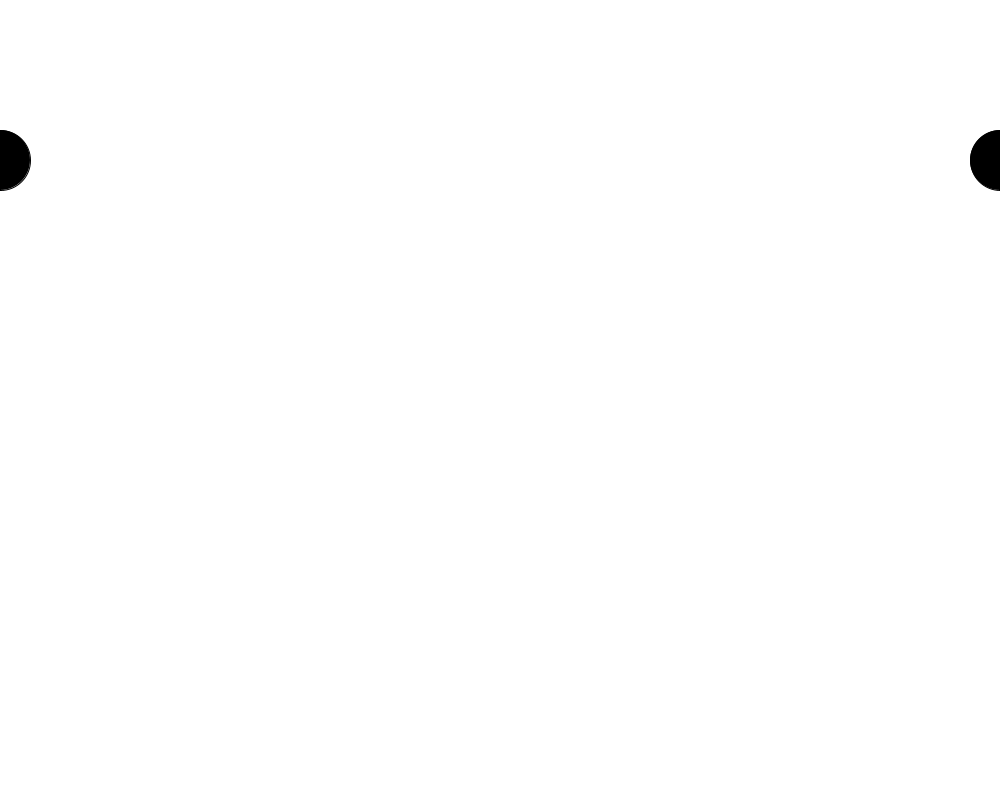
Frame 1 (no input)
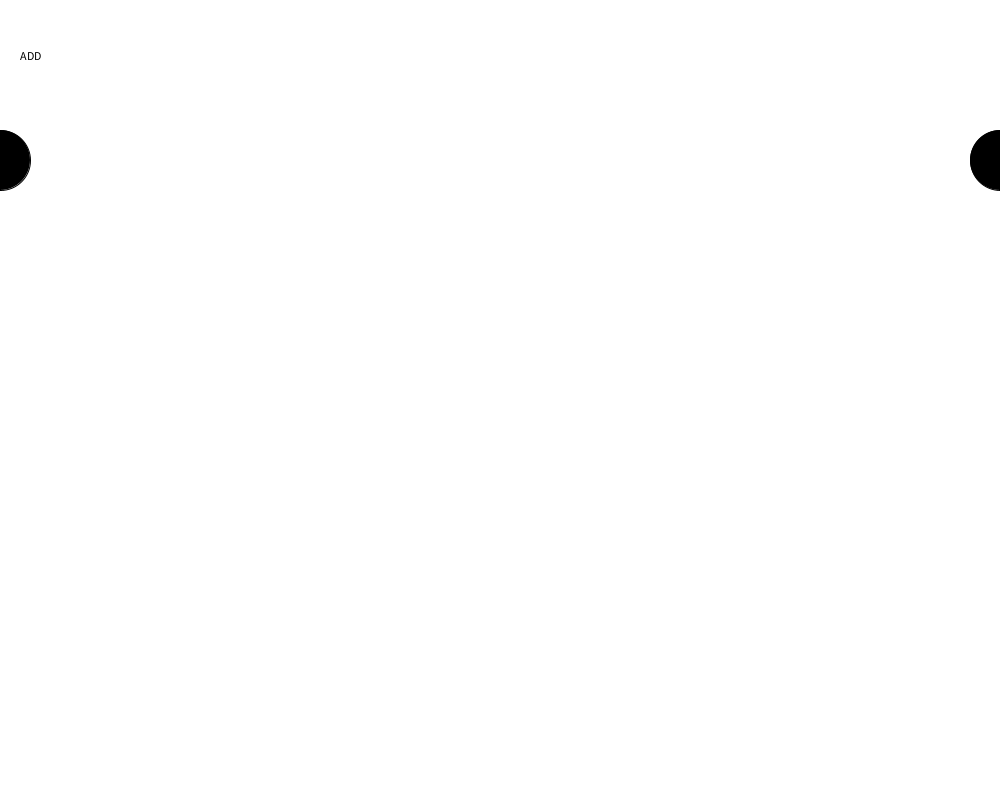
Frame 60 (the mouse pressed at the canvas centre just before this capture)
Frame 120 (the mouse held since frame 60 and released just before this capture): identical to frame 60, image omitted

The Processing sketch that drew these frames (run headless with seeded random() and noise(); from frame 60 on, the mouse is pressed at the canvas centre):

// Processing sketch: OrbChain
// ── OrbChain.pde

    static int SPRING = 2;
    static float SPRING_LENGTH = 50;
    static float SPRING_DAMPEN = 0.990;
    static float SPRING_CONSTANT = 0.015;
    static int MODE = SPRING;
    static float GRAVITY = 0.35;
    int CLICK_MODE;
    final int ADD = 0;
    final int INSERT = 1;
    final int DELETE = 2;
    OrbList orbs;
    void setup() {
      size(1000, 800);
      orbs = new OrbList();
      CLICK_MODE = ADD;
    }
    void mouseClicked() {
      if (CLICK_MODE == ADD){
        orbs.add(new OrbNode(mouseX,mouseY,0,0,30));
      }
      if (CLICK_MODE == INSERT){
        orbs.add(mouseX, new OrbNode(mouseX,mouseY,0,0,30));
      }
      if (MODE == DELETE){ 
        //delete(getNodeAt(mouseX, mouseY);
      }
      
    }
    void draw() {
      background(255);
      if (CLICK_MODE == ADD){
        text("ADD", 20, 60);
      }
      if (CLICK_MODE == INSERT){
        text("INSERT", 20, 60);
      }
      orbs.processAll();
      orbs.display();
    }

    void keyPressed(){
      if (key == ' '){
        if (CLICK_MODE != 2){
          CLICK_MODE++;
        }else{
          CLICK_MODE = 0;
        }
      }
      if (key == '1'){
        SPRING_CONSTANT *= 1.05;
      }
      if (key == '2'){
        if (SPRING_CONSTANT * 0.95 > 0.0){
          SPRING_CONSTANT *= 0.95;
        }
      }
      if (key == '3'){
        if (SPRING_DAMPEN * 1.05 < 1.0){
          SPRING_DAMPEN *= 1.05;
        }
      }
      if (key == '4'){
        if (SPRING_DAMPEN * 0.95 > 0.0){
          SPRING_DAMPEN *= 0.95;
        }
      }
      if (key == '5'){
        SPRING_LENGTH *= 1.05;
      }
      if (key == '6'){
        if (SPRING_LENGTH * 0.95 > 0.0){
          SPRING_LENGTH *= 0.95;
        }
       }
      if (key == '7'){
        GRAVITY *= 1.05;
      }
      if (key == '8'){
        if (GRAVITY * 0.95 > 0.0){
          GRAVITY *= 0.95;
        }
      }
    }

// ── OrbList.pde
      public class OrbList {
        OrbNode first, last;

        //create a fixed orb
        OrbList() {
          first = new FixedOrbNode(0, height/5);
          last = new FixedOrbNode(width, height/5);
          //link them to eachother
          first.next = last;
          last.prev = first;
        }

        /**
        *complete this method
        */
        void add(OrbNode orb){
          //insert orb at the end of the list before the last node.
          orb.prev = last.prev;
          orb.next = last;
          last.prev.next = orb;
          last.prev = orb;
        }
        
        void add(int xcor,OrbNode toBeAdded){
          OrbNode current = first;
          boolean smaller = true;
          while (current != null && smaller){
            if (current.x > xcor){
              toBeAdded.prev = current.prev;
              current.prev.next = toBeAdded;
              current.prev = toBeAdded;
              toBeAdded.next = current;
              smaller = false;
            }
            current = current.next;
            
          }
        }

        /**
        *complete this method
        *process all nodes by running move.
        */
        void processAll() {
          OrbNode current = first;
          //advance current to next until it is null, move() each of the nodes
          while (current != null){
            current.move();
            current = current.next;
          }
        }
        /**
        *complete this method
        *Display all nodes by running their display().
        */
        void display() {
          OrbNode current = first;
          //advance current to next until it is null, display() each of the nodes
          while (current != null){
            current.display();
            current = current.next;
          }
        }
      }

// ── OrbNode.pde
    public class OrbNode {
    float x, y;
    float dx, dy;
    float radius;
    color c;
    OrbNode next, prev;
    public OrbNode() {  }
    public OrbNode(float x_, float y_) {
      this(x_, y_, 0.0, 0.0, 50.0);
    }
    public OrbNode(float x_, float y_, float dx_, float dy_, float radius_ ) {
      x = x_;
      y = y_;
      dx = dx_;
      dy = dy_;
      radius = radius_;
      c = color(random(255), random(255), random(255), 200);
    }
    /**
    *complete this method
    */
    void display() {
      fill(c);
      ellipse(x, y, radius*2, radius*2);
      //If next or previous exist, draw lines to them! (aim for slightly off center)
      /*you write this part*/


    }

    void springAttract(OrbNode other) {
      float dist = dist(x, y, other.x, other.y) ;
      float force = (dist - SPRING_LENGTH) * SPRING_CONSTANT;
      float displacex = (x - other.x) ;
      float displacey = (y - other.y) ;
      other.dx += displacex * force / dist;
      other.dy += displacey * force / dist;
      other.dx*= SPRING_DAMPEN;
      other.dy*= SPRING_DAMPEN;
    }

    /**
    *complete this method
    */
    void move() {
      //have prev and next apply spring force to this node;
      /*you write this part*/

      //apply velocity to position
      x+=dx;
      y+=dy;
      //apply gravity
      dy+=0.35;
    }
  }

  public class FixedOrbNode extends OrbNode{
    void move() {
    }
    FixedOrbNode(float x_, float y_) {
      x = x_;
      y = y_;
      radius = 30;
      c = color(0);
    }
  }
